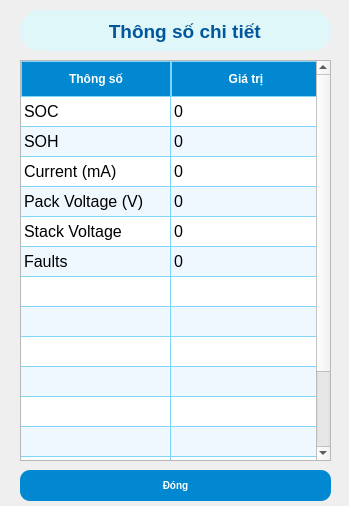
<?xml version="1.0" encoding="UTF-8"?>
<ui version="4.0">
 <class>Dialog_pin</class>
 <widget class="QDialog" name="Dialog_pin">
  <property name="geometry">
   <rect>
    <x>0</x>
    <y>0</y>
    <width>349</width>
    <height>506</height>
   </rect>
  </property>
  <property name="windowTitle">
   <string>Dialog</string>
  </property>
  <property name="styleSheet">
   <string notr="true">    QPushButton {
        background-color: #0288D1;
        color: white;
        border-radius: 10px;
        font-size: 16px;
        font-weight: bold;
        padding: 10px;
    }
    QPushButton:hover {
        background-color: #0277BD;
    }</string>
  </property>
  <widget class="QFrame" name="frame">
   <property name="geometry">
    <rect>
     <x>20</x>
     <y>10</y>
     <width>311</width>
     <height>41</height>
    </rect>
   </property>
   <property name="styleSheet">
    <string notr="true">border: none;
border-radius: 20px;          /* bo góc 12px – chỉnh lớn hơn nếu muốn tròn hơn */
background-color: #E0F7FA;    /* xanh nước biển nhạt đẹp nhất */
padding: 10px;                /* khoảng cách bên trong để nội dung không sát góc */</string>
   </property>
   <property name="frameShape">
    <enum>QFrame::StyledPanel</enum>
   </property>
   <property name="frameShadow">
    <enum>QFrame::Raised</enum>
   </property>
   <widget class="QLabel" name="label">
    <property name="geometry">
     <rect>
      <x>37</x>
      <y>1</y>
      <width>251</width>
      <height>41</height>
     </rect>
    </property>
    <property name="font">
     <font>
      <pointsize>14</pointsize>
      <weight>75</weight>
      <bold>true</bold>
     </font>
    </property>
    <property name="styleSheet">
     <string notr="true">color: #01579B</string>
    </property>
    <property name="text">
     <string>       Thông số chi tiết</string>
    </property>
   </widget>
  </widget>
  <widget class="QTableWidget" name="tableWidget">
   <property name="geometry">
    <rect>
     <x>20</x>
     <y>60</y>
     <width>311</width>
     <height>401</height>
    </rect>
   </property>
   <property name="styleSheet">
    <string notr="true">            QTableWidget {
                gridline-color: #81D4FA;
                font-size: 16px;
                alternate-background-color: #F0F8FF;
            }
            QHeaderView::section {
                background-color: #0288D1;
                color: white;
                padding: 8px;
                font-weight: bold;
                border: 1px solid #81D4FA;
            }
            QTableWidget::item {
                padding: 6px;
            }</string>
   </property>
   <property name="horizontalScrollBarPolicy">
    <enum>Qt::ScrollBarAlwaysOff</enum>
   </property>
   <property name="alternatingRowColors">
    <bool>true</bool>
   </property>
   <property name="rowCount">
    <number>15</number>
   </property>
   <property name="columnCount">
    <number>2</number>
   </property>
   <attribute name="horizontalHeaderMinimumSectionSize">
    <number>80</number>
   </attribute>
   <attribute name="horizontalHeaderDefaultSectionSize">
    <number>150</number>
   </attribute>
   <attribute name="horizontalHeaderStretchLastSection">
    <bool>true</bool>
   </attribute>
   <attribute name="verticalHeaderVisible">
    <bool>false</bool>
   </attribute>
   <row/>
   <row/>
   <row/>
   <row/>
   <row/>
   <row/>
   <row/>
   <row/>
   <row/>
   <row/>
   <row/>
   <row/>
   <row/>
   <row/>
   <row/>
   <column>
    <property name="text">
     <string>Thông số</string>
    </property>
   </column>
   <column>
    <property name="text">
     <string>Giá trị</string>
    </property>
   </column>
   <item row="0" column="0">
    <property name="text">
     <string>SOC</string>
    </property>
   </item>
   <item row="0" column="1">
    <property name="text">
     <string>0</string>
    </property>
   </item>
   <item row="1" column="0">
    <property name="text">
     <string>SOH</string>
    </property>
   </item>
   <item row="1" column="1">
    <property name="text">
     <string>0</string>
    </property>
   </item>
   <item row="2" column="0">
    <property name="text">
     <string>Current (mA)</string>
    </property>
   </item>
   <item row="2" column="1">
    <property name="text">
     <string>0</string>
    </property>
   </item>
   <item row="3" column="0">
    <property name="text">
     <string>Pack Voltage (V)</string>
    </property>
   </item>
   <item row="3" column="1">
    <property name="text">
     <string>0</string>
    </property>
   </item>
   <item row="4" column="0">
    <property name="text">
     <string>Stack Voltage</string>
    </property>
   </item>
   <item row="4" column="1">
    <property name="text">
     <string>0</string>
    </property>
   </item>
   <item row="5" column="0">
    <property name="text">
     <string>Faults</string>
    </property>
   </item>
   <item row="5" column="1">
    <property name="text">
     <string>0</string>
    </property>
   </item>
  </widget>
  <widget class="QPushButton" name="close_button_pin_dialog_1">
   <property name="geometry">
    <rect>
     <x>20</x>
     <y>470</y>
     <width>311</width>
     <height>31</height>
    </rect>
   </property>
   <property name="styleSheet">
    <string notr="true">    QPushButton {
        background-color: #0288D1;
        color: white;
        border-radius: 10px;
        font-size: 10px;
        font-weight: bold;
        padding: 10px;
    }
    QPushButton:hover {
        background-color: #0277BD;
    }</string>
   </property>
   <property name="text">
    <string>Đóng</string>
   </property>
  </widget>
 </widget>
 <resources/>
 <connections/>
</ui>
